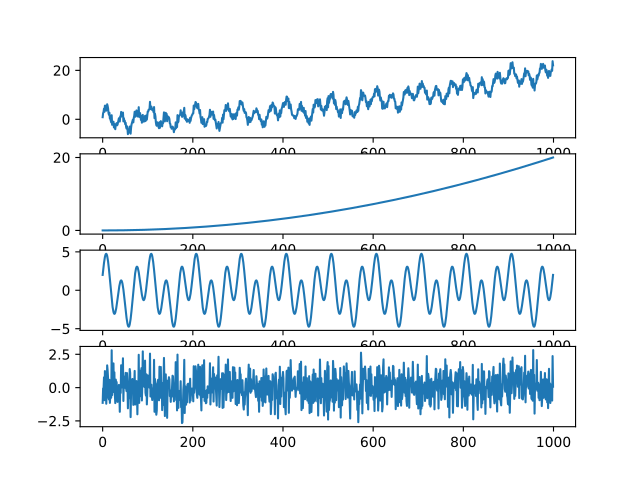

The Python source for this figure:
import numpy as np
import matplotlib.pyplot as plt
fig,axs=plt.subplots(4)
N=1000

trend=np.array([1/500*x**2 for x in np.linspace(0,100,N)])
frec=10
seasonal=np.array([2*np.cos(2*frec* np.pi * t + 0) +3*np.sin(3*2*frec* np.pi * t + 0) for t in np.linspace(0,1,N)])
noise=np.random.normal(0,1,N)
time_series=trend+seasonal+noise

axs[0].plot(time_series)
axs[1].plot(trend)
axs[2].plot(seasonal)
axs[3].plot(noise)

fig.show()
plt.savefig('lab8/a.pdf')
plt.show()
